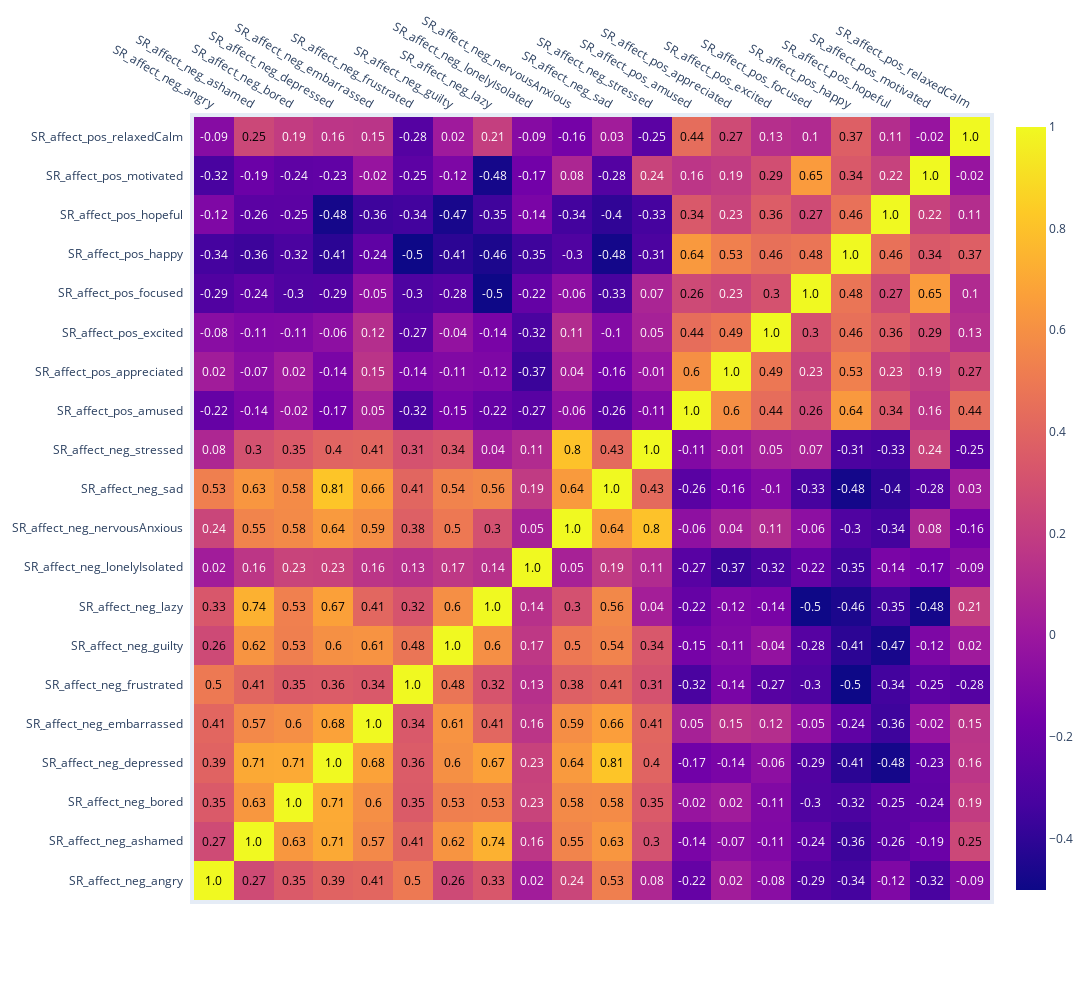

Write notebook code for a chart like this one.
### Code cell
import plotly.figure_factory as ff

fig = ff.create_annotated_heatmap(
    z=corrs.values,
    x=list(corrs.columns),
    y=list(corrs.index),
    annotation_text=corrs.round(2).values,
    showscale=True)

fig.update_layout(
    autosize=False,
    width=1100,
    height=1000,
    margin=dict(
        l=50,
        r=50,
        b=100,
        t=100,
        pad=4
    ),
)


fig.show()
